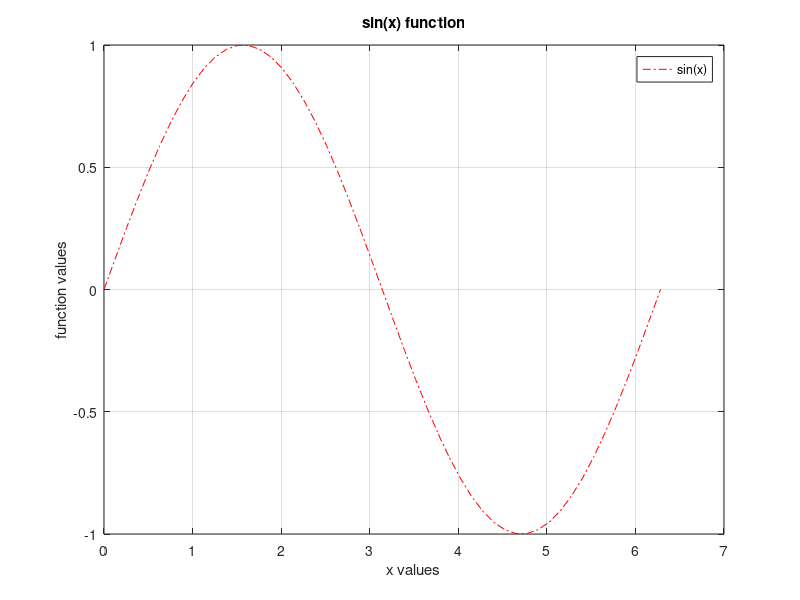

The MATLAB source for this figure:
clear;
clc;

x = 0:pi/25:2*pi;
y = sin(x);

plot(x,y,'r-.');
title('sin(x) function');
legend('sin(x)');
xlabel('x values');
ylabel('function values');
grid on;